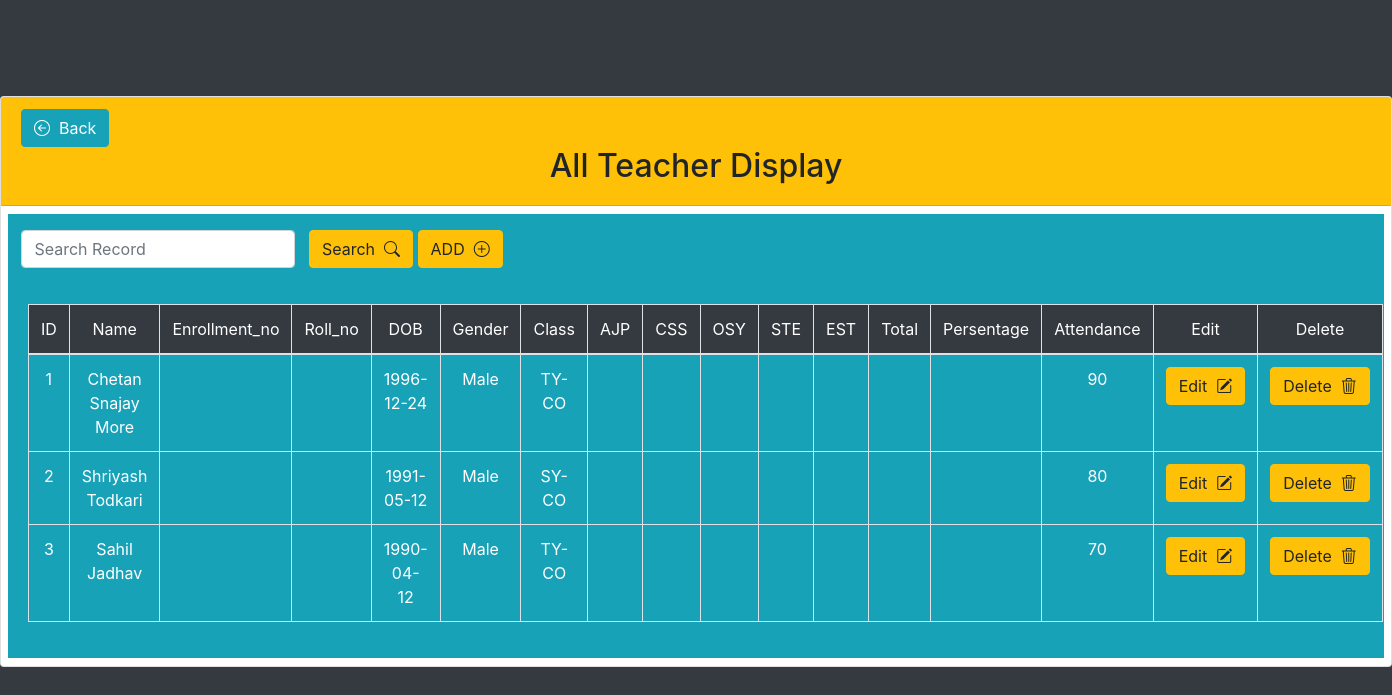
The app's page /Teacher/Teacher_Info/Search.php (signed in) with its own data.
### tables this page shows
CREATE TABLE `teacher` (
  `id` int(11) NOT NULL,
  `UName` text NOT NULL,
  `Mobile_No` varchar(10) NOT NULL,
  `Email` varchar(100) NOT NULL,
  `UPassword` text NOT NULL,
  `DOB` text NOT NULL,
  `Gender` text NOT NULL,
  `Class` text NOT NULL,
  `Attendance` int(3) NOT NULL,
  `SUB` text NOT NULL,
  `code` int(11) NOT NULL,
  `Registor_Date` timestamp NOT NULL DEFAULT current_timestamp() ON UPDATE current_timestamp()
);

### Teacher/Teacher_Info/Search.php (the view, shortened to what this page needs)
<!DOCTYPE html>
<html lang="en">
<head>
    <link rel="stylesheet" href="https://cdn.jsdelivr.net/npm/bootstrap-icons@1.11.3/font/bootstrap-icons.min.css">
    <link rel="stylesheet" href="https://cdn.jsdelivr.net/npm/bootstrap@4.4.1/dist/css/bootstrap.min.css"
>
</head>
<body class="bg-dark">
<div>
    <div class="mw-100" alt="Max-width 100%">
        <div class="row mt-5">
          <div class="col">
            <div class="card mt-5">
              <div class="card-header bg-warning">
              <a href="https://deptxpert.com/DeptXPert/Teacher/Teacher.php" class="btn btn-info profile-button " type="button"><i class="bi bi-arrow-left-circle"></i>&nbsp;&nbsp;Back</a>
                <h2 class="display-6 text-center">All Teacher Display</h2>
              </div>
              <form action="Search.php" method="post" class="form-inline my-2" alt="Max-width 100%" >
              <div class="mx-auto bg-info" style="width:99%;">&nbsp;&nbsp;
                        <input type="text" class="form-control" name="searchvalue" placeholder="Search Record" required>&nbsp;&nbsp;
                        <button class="btn btn-warning my-3" type="submit">Search&nbsp;&nbsp;<i class="bi bi-search"></i></button>
                        <a href="Teacher_data_insert.php"class="btn btn-warning my-3" type="button">ADD&nbsp;&nbsp;<i class="bi bi-plus-circle"></i></a>
                </form>
                <div class="card-body bg-info">
                    <table class="table table-bordered text-center text-white">
                        <tr class="bg-dark text-white">
                            <td>ID</td>
                            <td>Name</td>
                            <td>Enrollment_no</td>
                            <td>Roll_no</td>
                            <td>DOB</td>
                            <td>Gender</td>
                            <td>Class</td>
                            <td>AJP</td>
                            <td>CSS</td>
                            <td>OSY</td>
                            <td>STE</td>
                            <td>EST</td>
                            <td>Total</td>
                            <td>Persentage</td>
                            <td>Attendance</td>
                            <td>Edit</td>
                            <td>Delete</td>
                        </tr>
                        <tbody>
                        <?php
                            include("connection.php");
                            $Name=$_POST['searchvalue'];
                            $sql="SELECT * FROM teacher WHERE UName LIKE '%$Name%'";
                            $result=mysqli_query($con,$sql);
                            if ($result->num_rows > 0) {
                                while($row = mysqli_fetch_assoc($result))
                                {
                                ?>
                                <tr>
                                <td><?php echo $row['id']; ?></td>
                                <td><?php echo $row['UName']; ?></td>
                                <td><?php echo $row['Enrollment_no']; ?></td>
                                <td><?php echo $row['Roll_no']; ?></td>
                                <td><?php echo $row['DOB']; ?></td>
                                <td><?php echo $row['Gender']; ?></td>
                                <td><?php echo $row['Class']; ?></td>
                                <td><?php echo $row['SUB1']; ?></td>
                                <td><?php echo $row['SUB2']; ?></td>
                                <td><?php echo $row['SUB3']; ?></td>
                                <td><?php echo $row['SUB4']; ?></td>
                                <td><?php echo $row['SUB5']; ?></td>
                                <td><?php echo $row['Total']; ?></td>
                                <td><?php echo $row['Persantage'];?></td>
                                <td><?php echo $row['Attendance']; ?></td>
                                <td><a href="Teacher_Update.php?id=<?php echo $row['id']; ?>" class="btn btn-warning">Edit&nbsp;&nbsp;<i class="bi bi-pencil-square"></i></a></td>
                                <td><a href="del.php?id=<?php echo $row['id']; ?>" class="btn btn-warning" onclick="return confirm('Do you want Delete this record ?');">Delete&nbsp;&nbsp;<i class="bi bi-trash3"></i></a></td>
                                </tr>
                                <?php
                                }
                            } else {
                                ?>
                                <tr>
                                    <td colspan="18">No files uploaded yet.</td>
                                </tr>
                                <?php
                            }
                            ?>
                        </tbody>
                    </table>
                </div>
            </div>
        </div>
    </div>
</div>
</body>
</html>

### records on screen
teacher: id "1", UName "Chetan Snajay More", DOB "1996-12-24", Gender "Male", Class "TY-CO", Attendance "90"
teacher: id "2", UName "Shriyash Todkari", DOB "1991-05-12", Gender "Male", Class "SY-CO", Attendance "80"
teacher: id "3", UName "Sahil Jadhav", DOB "1990-04-12", Gender "Male", Class "TY-CO", Attendance "70"
